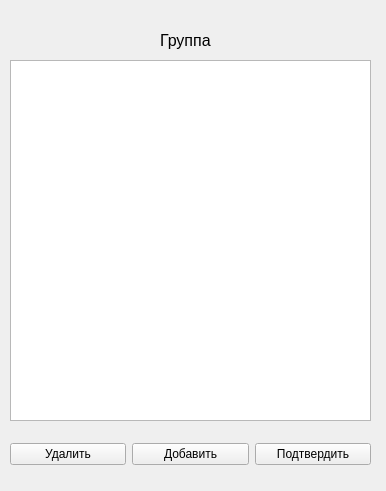
<?xml version="1.0" encoding="UTF-8"?>
<ui version="4.0">
 <class>FormGroup</class>
 <widget class="QWidget" name="FormGroup">
  <property name="geometry">
   <rect>
    <x>0</x>
    <y>0</y>
    <width>386</width>
    <height>491</height>
   </rect>
  </property>
  <property name="windowTitle">
   <string>Form</string>
  </property>
  <widget class="QLabel" name="label">
   <property name="geometry">
    <rect>
     <x>160</x>
     <y>30</y>
     <width>81</width>
     <height>21</height>
    </rect>
   </property>
   <property name="font">
    <font>
     <pointsize>12</pointsize>
    </font>
   </property>
   <property name="text">
    <string>Группа</string>
   </property>
  </widget>
  <widget class="QTableView" name="tableView">
   <property name="geometry">
    <rect>
     <x>10</x>
     <y>60</y>
     <width>361</width>
     <height>361</height>
    </rect>
   </property>
  </widget>
  <widget class="QWidget" name="gridLayoutWidget">
   <property name="geometry">
    <rect>
     <x>10</x>
     <y>429</y>
     <width>361</width>
     <height>51</height>
    </rect>
   </property>
   <layout class="QGridLayout" name="gridLayout">
    <item row="0" column="0">
     <widget class="QPushButton" name="pushButton">
      <property name="text">
       <string>Удалить</string>
      </property>
     </widget>
    </item>
    <item row="0" column="1">
     <widget class="QPushButton" name="pushButton_2">
      <property name="text">
       <string>Добавить</string>
      </property>
     </widget>
    </item>
    <item row="0" column="2">
     <widget class="QPushButton" name="pushButton_3">
      <property name="text">
       <string>Подтвердить</string>
      </property>
     </widget>
    </item>
   </layout>
  </widget>
 </widget>
 <resources/>
 <connections/>
</ui>
